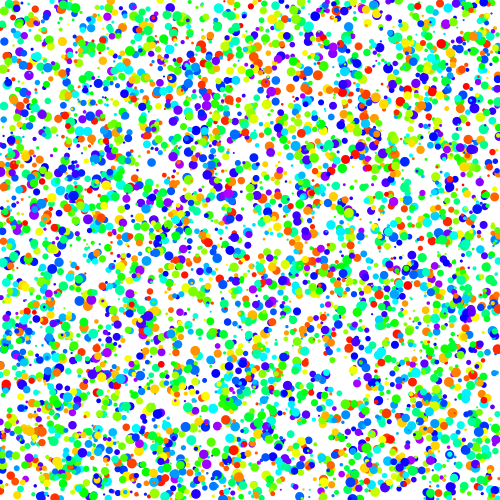
Frame 1 (no input)
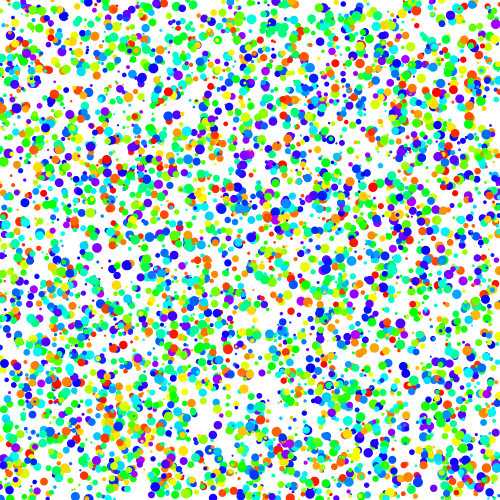
Frame 60 (the mouse pressed at the canvas centre just before this capture)
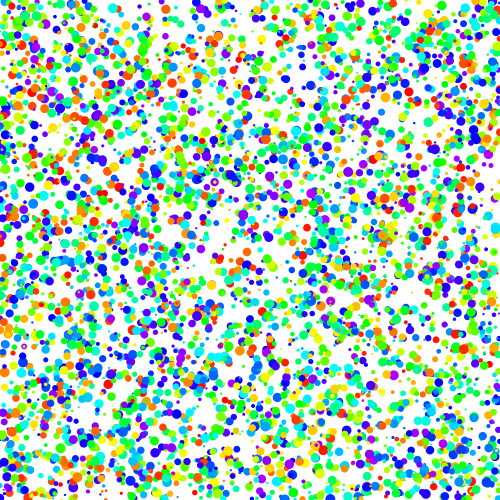
Frame 120 (the mouse held since frame 60 and released just before this capture)

The Processing sketch that drew these frames (run headless with seeded random() and noise(); from frame 60 on, the mouse is pressed at the canvas centre):

// Processing sketch: processing_160179
// ── processing_160179.pde

//int[] lista= {32,5,31,0,-40};
//print(lista[2]);
//lista[0]= 8;

//float[] otra= new float [8000]; 

//for(int pLista= 0; pLista<8000 ; pLista++){
 //otra[pLista] =int (random(100));
//println(otra[pLista]); 
//}
//println(otra[52]);
int cuantos = 5000;
float[] px = new float[cuantos];
float[] py = new float[cuantos];
float[] tm = new float[cuantos];
float[] vl = new float[cuantos];
color[] colores = new color[cuantos];
void setup() {
  colorMode(HSB);
  size(500,500);
noStroke();
//strokeWeight(7);
  for (int L = 0; L<cuantos ; L++) {
    px[L] = random(500);
    py[L] = random(500);
    tm[L] = random(2,10);
    vl[L] = random(0.1,5);
    colores[L] = color(random(200),255,255);
  }
}
void draw(){
  background(255);
  for (int L = 0; L<cuantos ; L++) {
    fill(colores[L]);
    ellipse(px[L],py[L],tm[L],tm[L]);
    px[L] = px[L] + vl[L];
    if(px[L]>width){
    px[L]=0;
    }
  }
}
